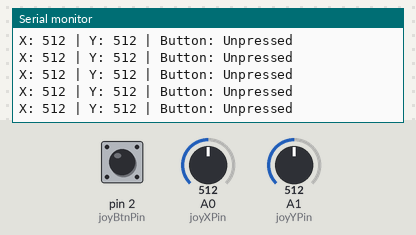
A sketch run on a simulated Arduino Uno, built with avr-gcc and run on an emulated ATmega328P. On the bench: the last lines printed to the serial monitor. Inputs (shaded band) come from the test bench; at power-on: pin 2 (joyBtnPin) HIGH, A0 (joyXPin) = 512, A1 (joyYPin) = 512.

Above: at 1.2 s.
1.3 s: pin 2 (joyBtnPin) pulled LOW for 0.15 s
At 1.32 s:
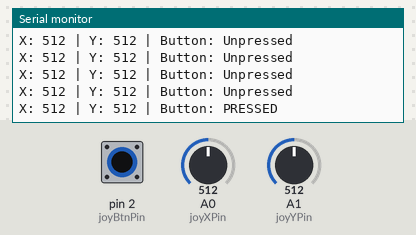
2.9 s: A0 (joyXPin) set to 0
At 2.93 s:
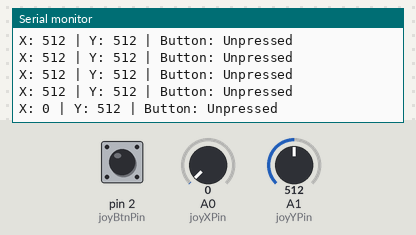
5.9 s: A1 (joyYPin) set to 0
At 5.95 s:
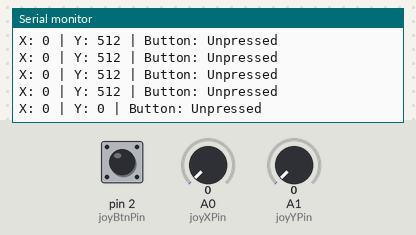
8.9 s: pin 2 (joyBtnPin) pulled LOW for 3.2 s
At 8.97 s:
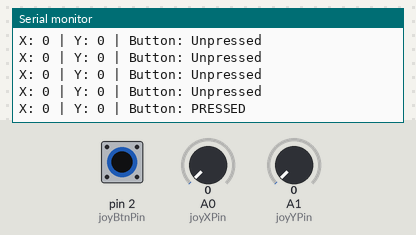
15.1 s: A0 (joyXPin) set to 122
At 15.1 s:
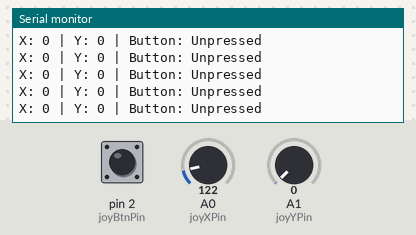
16.6 s: A1 (joyYPin) set to 122
At 16.61 s:
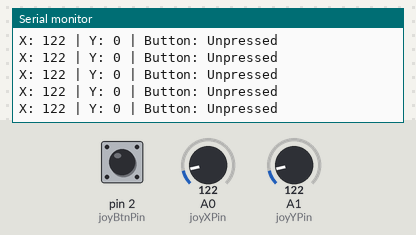
Timing chart, 0 to 19.1 s (numbered marks = the images above; inputs shaded):
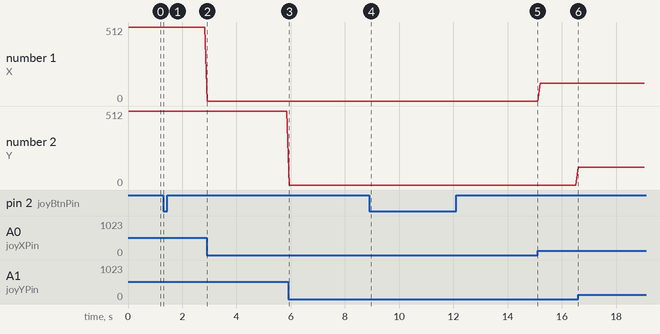

The sketch:

Analog_Joystick.ino
```cpp
// Constants for the joystick pins
const int joyXPin = A0;  // Analog pin for X-axis
const int joyYPin = A1;  // Analog pin for Y-axis
const int joyBtnPin = 2; // Digital pin for the button

void setup() {
  // Start the serial communication
  Serial.begin(9600);

  // Initialize the button pin as an input with the internal pull-up resistor
  pinMode(joyBtnPin, INPUT_PULLUP);

  Serial.println("Basic Joystick Test Started!");
}

void loop() {
  // Read the analog values from the X and Y axes (ranges from 0 to 1023)
  int xValue = analogRead(joyXPin);
  int yValue = analogRead(joyYPin);

  // Read the state of the button
  int btnState = digitalRead(joyBtnPin);

  // Print the results to the Serial Monitor
  Serial.print("X: ");
  Serial.print(xValue);
  Serial.print(" | Y: ");
  Serial.print(yValue);

  // Since we use INPUT_PULLUP, a pressed button reads LOW (0)
  Serial.print(" | Button: ");
  if (btnState == LOW) {
    Serial.println("PRESSED");
  } else {
    Serial.println("Unpressed");
  }

  // Small delay to make the Serial Monitor readable
  delay(100);
}
```

Measured:
- after the input at 1.3 s, the serial monitor: prints a new line at once (image 1)
- after the input at 2.9 s, the serial monitor: prints a new line at once (image 2)
- after the input at 5.9 s, the serial monitor: prints a new line after 0.05 s (image 3)
- after the input at 8.9 s, the serial monitor: prints a new line after 0.06 s (image 4)
- plotted number 1: 512 → 0 after the input at 2.9 s, 0 → 122 after the input at 15.1 s
